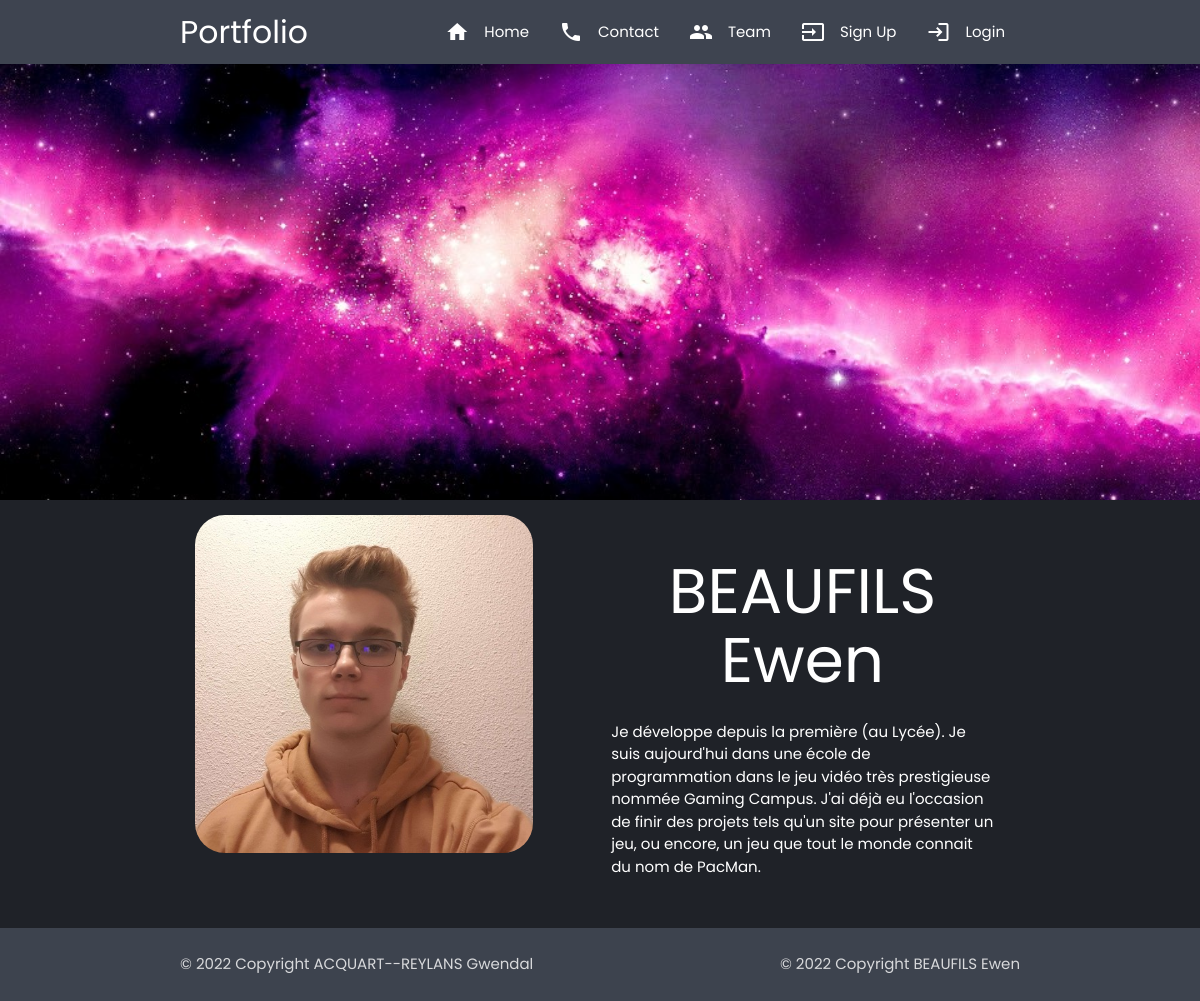
/identity-card.php?id=4, run on the app's committed database.
### tables this page shows
CREATE TABLE `users` (
  `id` int(11) NOT NULL,
  `name` varchar(30) NOT NULL,
  `password` varchar(60) NOT NULL,
  `email` varchar(100) NOT NULL,
  `img` varchar(100) DEFAULT NULL,
  `admin` tinyint(1) NOT NULL DEFAULT '0',
  `as_portfolio` tinyint(1) NOT NULL DEFAULT '0',
  `description` varchar(1000) DEFAULT NULL
);

### identity-card.php (the view, shortened to what this page needs)
<?php
include 'include.php';
$sql = "SELECT id, name, img, description FROM users WHERE as_portfolio = 1 AND id=:id " ;
$dataBinded=array(
    ':id'   => $_GET['id']
);
$pre = $pdo->prepare($sql);
$pre->execute($dataBinded);
$card = $pre->fetchAll(PDO::FETCH_ASSOC);
$card = $card[0];
?>
    <div class="container">
        <div class="row padding-info">
            <img class="col s12 m5 border-radius responsive-img animateanimated animatebounceInLeft" src="<?= $card['img'] ?>" alt="Photo de <?= $card['name'] ?>">
            <div class="col s12 l6 offset-l1 m7">
                <h1 class="center animateanimated animaterubberBand"><?= $card['name'] ?></h1>
                <p class="animateanimated animatezoomInUp"><?= $card['description'] ?></p>
            </div>
        </div>
    </div>

### css/style.css (style rules this page uses)
.color.perso-1 { background-color: #1F2228; }
.border-radius { border-radius: 30px; overflow: hidden; }
img.border-radius { padding: 0px !important; }
img { display: block; }
html { scroll-behavior: smooth; }
body { color: white !important; font-family: Poppins !important; }
.row.padding-info { padding: 15px; }

### data on the page
users: img (picture), name "BEAUFILS Ewen", description "Je développe depuis la première (au Lycée). Je suis aujourd'hui dans une école de programmation dans le jeu vidéo très prestigieuse nommée Gaming Campus. J'ai déjà eu l'occasion de finir des projets tels qu'un site pour présenter un jeu, ou encore, un jeu que tout le monde connait du nom de PacMan."
